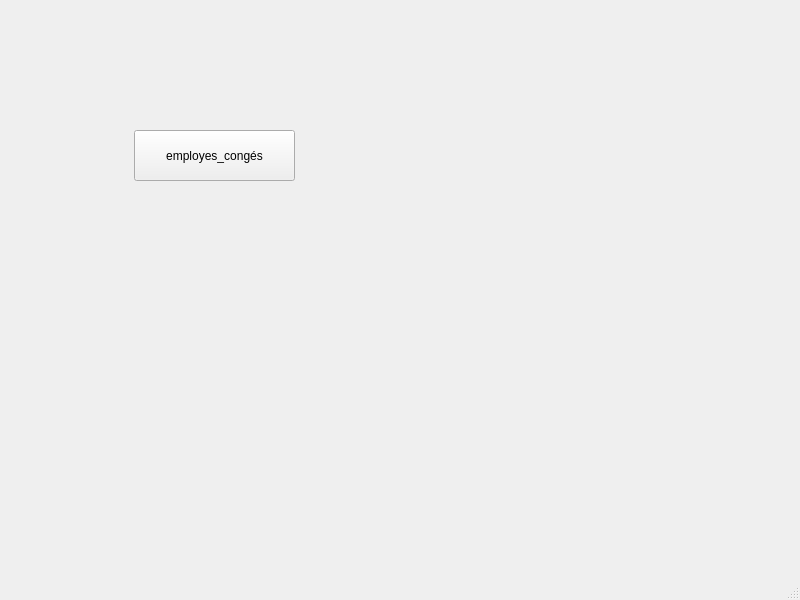
<?xml version="1.0" encoding="UTF-8"?>
<ui version="4.0">
 <class>MainWindow</class>
 <widget class="QMainWindow" name="MainWindow">
  <property name="geometry">
   <rect>
    <x>0</x>
    <y>0</y>
    <width>800</width>
    <height>600</height>
   </rect>
  </property>
  <property name="windowTitle">
   <string>MainWindow</string>
  </property>
  <widget class="QWidget" name="centralwidget">
   <widget class="QPushButton" name="pushButton">
    <property name="geometry">
     <rect>
      <x>134</x>
      <y>130</y>
      <width>161</width>
      <height>51</height>
     </rect>
    </property>
    <property name="text">
     <string>employes_congés</string>
    </property>
   </widget>
  </widget>
  <widget class="QMenuBar" name="menubar">
   <property name="geometry">
    <rect>
     <x>0</x>
     <y>0</y>
     <width>800</width>
     <height>21</height>
    </rect>
   </property>
  </widget>
  <widget class="QStatusBar" name="statusbar"/>
 </widget>
 <resources/>
 <connections/>
</ui>
